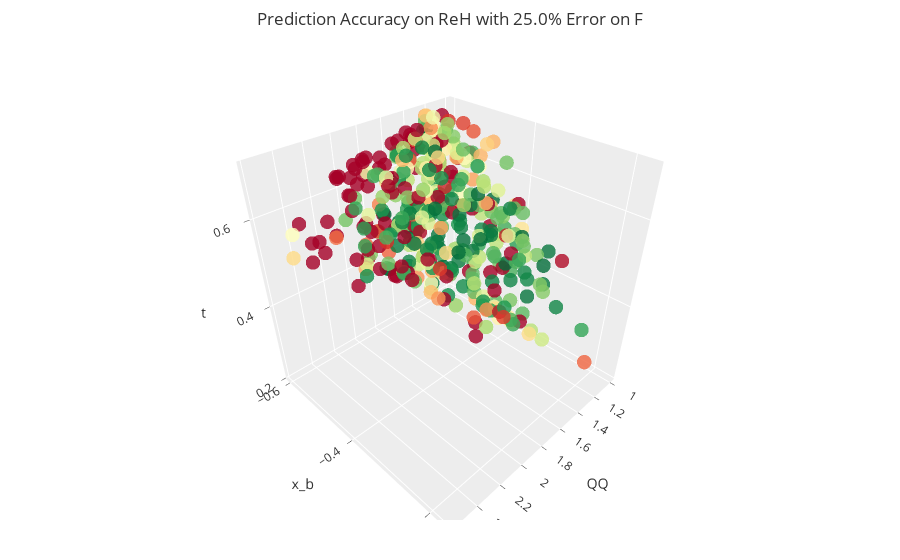

Notebook code cell kept with this figure:
### Code cell
plotInteractive(0.25, 403, 'ReH')

### Figure 1 — Plotly figure (JSON) as saved in the notebook; plotly's stock layout.template omitted (floating-point values rounded to 4 significant figures; data arrays with more than 128 entries replaced by an {"elided": "..."} marker saying what was removed)
{"data": [{"marker": {"color": {"elided": "403 float values"}, "colorscale": [[0, "rgb(165,0,38)"], [0.1, "rgb(215,48,39)"], [0.2, "rgb(244,109,67)"], [0.3, "rgb(253,174,97)"], [0.4, "rgb(254,224,139)"], [0.5, "rgb(255,255,191)"], [0.6, "rgb(217,239,139)"], [0.7, "rgb(166,217,106)"], [0.8, "rgb(102,189,99)"], [0.9, "rgb(26,152,80)"], [1, "rgb(0,104,55)"]], "opacity": 0.8, "size": 5}, "mode": "markers", "type": "scatter3d", "x": {"elided": "403 float values"}, "y": {"elided": "403 float values"}, "z": {"elided": "403 float values"}}], "layout": {"margin": {"b": 40, "l": 0, "r": 0, "t": 50}, "scene": {"aspectmode": "cube", "xaxis": {"title": {"text": "QQ"}}, "yaxis": {"title": {"text": "x_b"}}, "zaxis": {"title": {"text": "t"}}}, "title": {"text": "Prediction Accuracy on ReH with 25.0% Error on F"}}}
